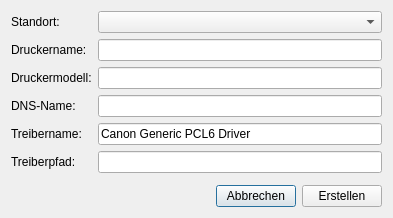
<?xml version="1.0" encoding="UTF-8"?>
<ui version="4.0">
 <class>CreatePrinterDialog</class>
 <widget class="QDialog" name="CreatePrinterDialog">
  <property name="geometry">
   <rect>
    <x>0</x>
    <y>0</y>
    <width>393</width>
    <height>215</height>
   </rect>
  </property>
  <property name="windowTitle">
   <string>Drucker erstellen</string>
  </property>
  <layout class="QFormLayout" name="formLayout">
   <item row="0" column="0">
    <widget class="QLabel" name="label_4">
     <property name="text">
      <string>Standort:</string>
     </property>
    </widget>
   </item>
   <item row="0" column="1">
    <widget class="QComboBox" name="locationComboBox"/>
   </item>
   <item row="1" column="0">
    <widget class="QLabel" name="label">
     <property name="text">
      <string>Druckername:</string>
     </property>
    </widget>
   </item>
   <item row="1" column="1">
    <widget class="QLineEdit" name="printerNameEdit"/>
   </item>
   <item row="2" column="0">
    <widget class="QLabel" name="label_3">
     <property name="text">
      <string>Druckermodell:</string>
     </property>
    </widget>
   </item>
   <item row="2" column="1">
    <widget class="QLineEdit" name="printerModelEdit"/>
   </item>
   <item row="3" column="0">
    <widget class="QLabel" name="label_7">
     <property name="text">
      <string>DNS-Name:</string>
     </property>
    </widget>
   </item>
   <item row="3" column="1">
    <widget class="QLineEdit" name="DNSNameEdit"/>
   </item>
   <item row="4" column="0">
    <widget class="QLabel" name="label_5">
     <property name="text">
      <string>Treibername:</string>
     </property>
    </widget>
   </item>
   <item row="4" column="1">
    <widget class="QLineEdit" name="driverNameEdit">
     <property name="text">
      <string>Canon Generic PCL6 Driver</string>
     </property>
    </widget>
   </item>
   <item row="5" column="0">
    <widget class="QLabel" name="label_2">
     <property name="text">
      <string>Treiberpfad:</string>
     </property>
    </widget>
   </item>
   <item row="5" column="1">
    <widget class="QLineEdit" name="driverPathEdit">
    </widget>
   </item>
   <item row="7" column="1">
    <layout class="QHBoxLayout" name="horizontalLayout">
     <item>
      <spacer name="horizontalSpacer">
       <property name="orientation">
        <enum>Qt::Orientation::Horizontal</enum>
       </property>
       <property name="sizeType">
        <enum>QSizePolicy::Policy::MinimumExpanding</enum>
       </property>
       <property name="sizeHint" stdset="0">
        <size>
         <width>40</width>
         <height>20</height>
        </size>
       </property>
      </spacer>
     </item>
     <item>
      <widget class="QPushButton" name="cancelButton">
       <property name="text">
        <string>Abbrechen</string>
       </property>
      </widget>
     </item>
     <item>
      <widget class="QPushButton" name="createButton">
       <property name="text">
        <string>Erstellen</string>
       </property>
      </widget>
     </item>
    </layout>
   </item>
   <item row="6" column="1">
    <spacer name="verticalSpacer">
     <property name="orientation">
      <enum>Qt::Orientation::Vertical</enum>
     </property>
     <property name="sizeHint" stdset="0">
      <size>
       <width>20</width>
       <height>40</height>
      </size>
     </property>
    </spacer>
   </item>
  </layout>
 </widget>
 <resources/>
 <connections/>
</ui>
